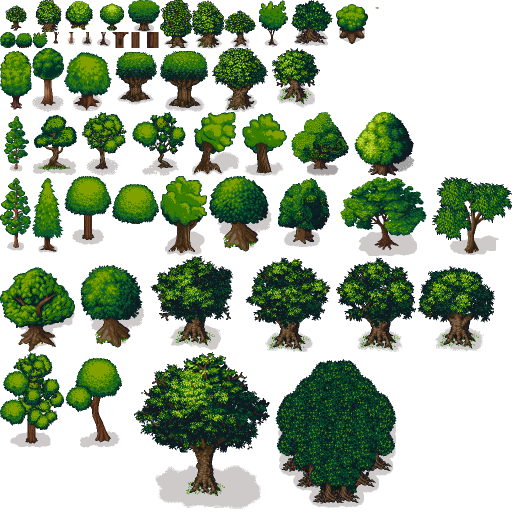
#> input picture assets/lpc-trees-temp/lpc-trees/trees-green.png, 1024 x 1024 px, found by its file name (shown at 1/2 size)
$ python extract_sprites.py
#> lines starting #> are read from the running program, lines starting #| are printed output that depends on the picture; after the words box and inside, x2 and y2 are one past the last pixel; in counts of white or black regions, pixels touching at a corner belong together
from PIL import Image
import os
import numpy as np
from collections import deque

# 打开精灵表
spritesheet = Image.open('lpc-trees/lpc-trees/trees-green.png')
#> spritesheet is the input picture: PIL image 1024x1024 RGBA; mean R, G, B, A 19.1, 32.4, 12.2, 103.2
width, height = spritesheet.size
#> width = 1024; height = 1024
print(f'精灵表大小: {width}x{height}')
#| 精灵表大小: 1024x1024

# 创建输出目录
os.makedirs('environment', exist_ok=True)

def get_largest_connected_component(img):
    """
    获取图片中最大的连通区域，去除其他零散像素和其他树的残留
    """
    if img.mode != 'RGBA':
        img = img.convert('RGBA')

    data = np.array(img)
    alpha = data[:, :, 3]
    non_transparent = alpha > 10

    if not np.any(non_transparent):
        return img

    h, w = alpha.shape
    visited = np.zeros((h, w), dtype=bool)
    components = []

    def bfs(start_y, start_x):
        queue = deque([(start_y, start_x)])
        component = []

        while queue:
            y, x = queue.popleft()
            if y < 0 or y >= h or x < 0 or x >= w:
                continue
            if visited[y, x] or not non_transparent[y, x]:
                continue

            visited[y, x] = True
            component.append((y, x))

            for dy in [-1, 0, 1]:
                for dx in [-1, 0, 1]:
                    if dy == 0 and dx == 0:
                        continue
                    queue.append((y + dy, x + dx))

        return component

    for y in range(h):
        for x in range(w):
            if non_transparent[y, x] and not visited[y, x]:
                component = bfs(y, x)
                if len(component) > 100:
                    components.append(component)

    if not components:
        return img

    largest = max(components, key=len)

    new_data = np.zeros_like(data)
    for y, x in largest:
        new_data[y, x] = data[y, x]

    return Image.fromarray(new_data)

def extract_and_clean(img, x, y, w, h, name, min_size=100):
    """从指定图片提取区域并清理"""
    img_w, img_h = img.size
    x = max(0, x)
    y = max(0, y)
    x2 = min(x + w, img_w)
    y2 = min(y + h, img_h)

    region = img.crop((x, y, x2, y2))
    cleaned = get_largest_connected_component(region)

    bbox = cleaned.getbbox()
    if bbox:
        cleaned = cleaned.crop(bbox)

    cleaned.save(f'environment/{name}')
    print(f'Saved {name} ({cleaned.size[0]}x{cleaned.size[1]})')
    return cleaned

def extract_simple(img, x, y, w, h, name):
    """简单提取，不做连通区域分析（用于已经独立的精灵）"""
    img_w, img_h = img.size
    x2 = min(x + w, img_w)
    y2 = min(y + h, img_h)

    region = img.crop((x, y, x2, y2))

    # 只裁剪透明边界
    if region.mode == 'RGBA':
        bbox = region.getbbox()
        if bbox:
            region = region.crop(bbox)

    region.save(f'environment/{name}')
    print(f'Saved {name} ({region.size[0]}x{region.size[1]})')
    return region

print('\n=== 提取树木 ===')

# tree_0: 完整的中型树
extract_and_clean(spritesheet, 448, 160, 160, 200, 'tree_0.png')
#> in get_largest_connected_component, `non_transparent = alpha > 10`:
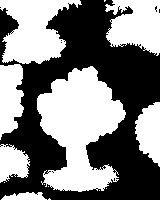
#> non_transparent: shape (200, 160) bool; 49.7% white; 14 white regions (7 under 20 px), largest, box (x1, y1, x2, y2) and area: (37, 66, 126, 192) 6739, (0, 0, 82, 64) 3244, (105, 0, 160, 56) 2271
#> in extract_and_clean, `bbox = cleaned.getbbox()`: bbox = (37, 66, 126, 192)
#| Saved tree_0.png (89x126)

# tree_1: 第2行有树干的完整树
extract_and_clean(spritesheet, 0, 64, 65, 110, 'tree_1.png')
#> in get_largest_connected_component (call 2), `alpha = data[:, :, 3]`: alpha: shape (110, 65); 76.1% white; 6 black regions (3 under 20 px), largest, box (x1, y1, x2, y2) and area: (0, 0, 65, 110) 1589, (0, 0, 12, 15) 65, (0, 75, 3, 105) 51
#| Saved tree_1.png (63x72)

# tree_2: 第2行完整的圆顶树
extract_and_clean(spritesheet, 64, 64, 70, 110, 'tree_2.png')
#> in get_largest_connected_component (call 3), `alpha = data[:, :, 3]`: alpha: shape (110, 70); 55.3% white; 2 black regions (1 under 20 px), largest, box (x1, y1, x2, y2) and area: (0, 0, 70, 110) 3436
#| Saved tree_2.png (63x78)

# tree_3: 第5行完整的松树
extract_and_clean(spritesheet, 0, 400, 150, 180, 'tree_3.png')
#> in get_largest_connected_component (call 4), `non_transparent = alpha > 10`: non_transparent: shape (180, 150) bool; 43.7% white; 6 white regions (1 under 20 px), largest, box (x1, y1, x2, y2) and area: (64, 0, 127, 105) 4291, (0, 0, 62, 101) 3701, (17, 135, 131, 180) 3298, (129, 0, 150, 29) 442, (144, 63, 150, 80) 60
#| Saved tree_3.png (63x105)

# tree_4: 第6行完整的多枝树
extract_and_clean(spritesheet, 0, 530, 130, 200, 'tree_4.png')
#> in get_largest_connected_component (call 5), `non_transparent = alpha > 10`: non_transparent: shape (200, 130) bool; 61% white; 3 black regions (1 under 20 px), largest, box (x1, y1, x2, y2) and area: (0, 71, 130, 200) 6881, (0, 0, 130, 64) 3264
#> after the loop in get_largest_connected_component (call 5), `for y, x in largest:`:
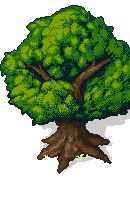
#> new_data: shape (200, 130, 4); mean R, G, B, A 29.8, 50, 12.1, 137.7; transparent parts drawn white
#| Saved tree_4.png (130x169)

# tree_5: 第6行大型橡树
extract_and_clean(spritesheet, 176, 530, 220, 220, 'tree_5.png')
#> in get_largest_connected_component (call 6), `non_transparent = alpha > 10`: non_transparent: shape (220, 220) bool; 56.7% white; 10 black regions (7 under 20 px), largest, box (x1, y1, x2, y2) and area: (0, 0, 220, 220) 20625, (0, 0, 38, 24) 284, (40, 0, 49, 3) 20
#> after the loop in get_largest_connected_component (call 6), `for y, x in largest:`:
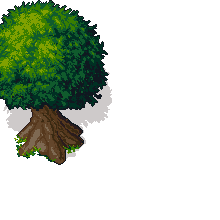
#> new_data: shape (220, 220, 4); mean R, G, B, A 12.5, 22.2, 8.2, 67.8; transparent parts drawn white
#| Saved tree_5.png (112x165)

# tree_6: 巨型橡树
extract_and_clean(spritesheet, 350, 416, 280, 280, 'tree_6.png')
#> in get_largest_connected_component (call 7), `non_transparent = alpha > 10`: non_transparent: shape (280, 280) bool; 63% white; 28 black regions (21 under 20 px), largest, box (x1, y1, x2, y2) and area: (0, 0, 280, 280) 26955, (246, 212, 280, 280) 1253, (0, 217, 24, 245) 371
#> after the loop in get_largest_connected_component (call 7), `for y, x in largest:`:
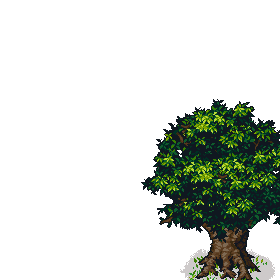
#> new_data: shape (280, 280, 4); mean R, G, B, A 7.8, 12.9, 6.6, 52.4; transparent parts drawn white
#| Saved tree_6.png (139x181)

# tree_7: 最大的树（完美参考）
extract_and_clean(spritesheet, 620, 430, 350, 350, 'tree_7.png')
#> in get_largest_connected_component (call 8), `non_transparent = alpha > 10`: non_transparent: shape (350, 350) bool; 47.5% white; 20 white regions (12 under 20 px), largest, box (x1, y1, x2, y2) and area: (52, 85, 212, 274) 17944, (215, 103, 350, 273) 15825, (63, 0, 233, 82) 8951
#> after the loop in get_largest_connected_component (call 8), `for y, x in largest:`:
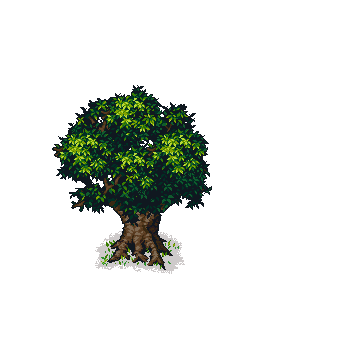
#> new_data: shape (350, 350, 4); mean R, G, B, A 5.3, 8.7, 4.5, 35.4; transparent parts drawn white
#| Saved tree_7.png (160x189)

print('\n=== 提取灌木/草丛 ===')

# 从精灵表第4行提取圆形灌木（y≈288-350）
# bush_0: 圆形灌木（已经OK）
extract_and_clean(spritesheet, 128, 285, 50, 50, 'bush_0.png')
#> in get_largest_connected_component (call 9), `non_transparent = alpha > 10`: non_transparent: shape (50, 50) bool; 20.1% white; 4 white regions (1 under 20 px), largest, box (x1, y1, x2, y2) and area: (0, 32, 24, 50) 325, (0, 0, 23, 9) 140, (45, 41, 50, 50) 26
#> after the loop in get_largest_connected_component (call 9), `for y, x in largest:`:
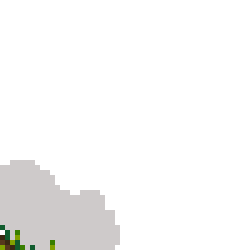
#> new_data: shape (50, 50, 4) (shown 5 times larger); mean R, G, B, A 6.2, 4.4, 3.8, 9.2; transparent parts drawn white
#| Saved bush_0.png (24x18)

# bush_1: 椭圆形灌木（x≈176）
extract_and_clean(spritesheet, 176, 285, 50, 55, 'bush_1.png')
#> in get_largest_connected_component (call 10), `alpha = data[:, :, 3]`:
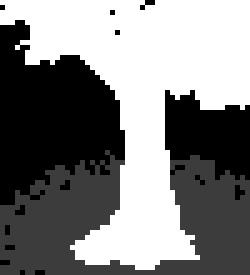
#> alpha: shape (55, 50) (shown 5 times larger); min 0, max 255, mean 128.6
#| Saved bush_1.png (50x55)

# bush_2: 云朵形灌木（x≈224-288）
extract_and_clean(spritesheet, 224, 275, 65, 65, 'bush_2.png')
#| Saved bush_2.png (27x32)

print('\n=== 从 rockpack.png 提取石头 ===')

# 打开石头精灵表
try:
    rocksheet = Image.open('rockpack.png')
    rock_w, rock_h = rocksheet.size
    print(f'石头精灵表大小: {rock_w}x{rock_h}')

    # 石头精灵表是 64x64，包含多个石头
    # 布局大约是 2列 x 3行，每个石头约 32x20
    extract_simple(rocksheet, 0, 0, 32, 25, 'rock_0.png')     # 左上大石头
    extract_simple(rocksheet, 32, 0, 32, 25, 'rock_1.png')    # 右上石头组
    extract_simple(rocksheet, 0, 25, 32, 20, 'rock_2.png')    # 中间左石头

except Exception as e:
    print(f'无法加载石头精灵表: {e}')

print('\n完成! 所有素材已从真实素材中提取到 environment 目录')

$ run again, with assets/lpc-trees-temp/lpc-trees/trees-dead.png copied over assets/lpc-trees-temp/lpc-trees/trees-green.png
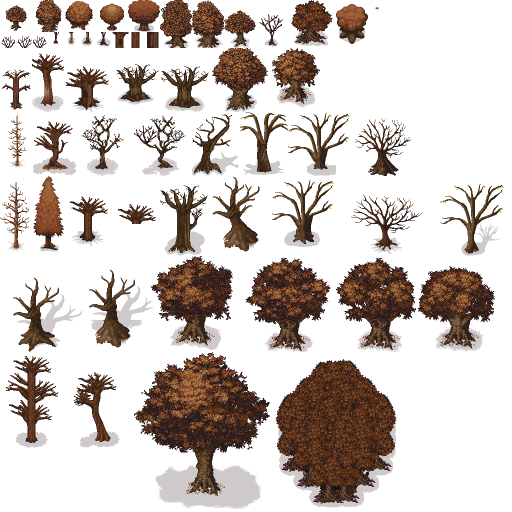
#> input picture assets/lpc-trees-temp/lpc-trees/trees-dead.png, 1024 x 1024 px, found by its file name (shown at 1/2 size)
#> spritesheet is the input picture: PIL image 1024x1024 RGBA; mean R, G, B, A 24.5, 15.2, 10.3, 72.2
#| 精灵表大小: 1024x1024
#> non_transparent: shape (200, 160) bool; 33.8% white; 12 white regions (3 under 20 px), largest, box (x1, y1, x2, y2) and area: (32, 65, 128, 190) 4192, (0, 0, 82, 64) 3244, (105, 0, 160, 56) 2271
#> bbox = (32, 65, 128, 190)
#| Saved tree_0.png (96x125)
#> region: PIL image 65x110 RGBA
#> alpha: shape (110, 65); 15.4% white; 7 white regions (2 under 20 px), largest, box (x1, y1, x2, y2) and area: (5, 75, 61, 110) 597, (33, 9, 64, 32) 209, (3, 9, 30, 32) 201, (6, 102, 22, 110) 49, (46, 104, 60, 110) 36
#> cleaned: PIL image 56x35 RGBA
#| Saved tree_1.png (56x35)
#> region: PIL image 70x110 RGBA
#> alpha: shape (110, 70); 25.7% white; 5 white regions (2 under 20 px), largest, box (x1, y1, x2, y2) and area: (0, 43, 64, 110) 1644, (2, 9, 29, 32) 201, (43, 0, 54, 23) 123
#> cleaned: PIL image 64x67 RGBA
#| Saved tree_2.png (64x67)
#> region: PIL image 150x180 RGBA
#> alpha: shape (180, 150)
#> non_transparent: shape (180, 150) bool; 22.4% white; 11 white regions (4 under 20 px), largest, box (x1, y1, x2, y2) and area: (67, 0, 128, 103) 4198, (1, 0, 58, 104) 1562, (68, 155, 77, 180) 109
#> cleaned: PIL image 61x103 RGBA
#| Saved tree_3.png (61x103)
#> region: PIL image 130x200 RGBA
#> alpha: shape (200, 130)
#> in get_largest_connected_component (call 5), `non_transparent = alpha > 10`:
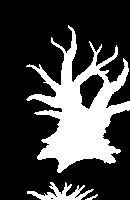
#> non_transparent: shape (200, 130) bool; 25.7% white; 3 white regions, box (x1, y1, x2, y2) and area: (26, 25, 130, 173) 6163, (27, 182, 94, 200) 484, (85, 194, 98, 200) 29
#> cleaned: PIL image 104x148 RGBA
#| Saved tree_4.png (104x148)
#> region: PIL image 220x220 RGBA
#> alpha: shape (220, 220)
#> non_transparent: shape (220, 220) bool; 40.1% white; 12 white regions (8 under 20 px), largest, box (x1, y1, x2, y2) and area: (125, 0, 220, 164) 10107, (2, 9, 130, 165) 7691, (132, 184, 220, 220) 1595, (11, 215, 18, 220) 20
#> cleaned: PIL image 95x164 RGBA
#| Saved tree_5.png (95x164)
#> region: PIL image 280x280 RGBA
#> alpha: shape (280, 280)
#> non_transparent: shape (280, 280) bool; 55.8% white; 33 black regions (21 under 20 px), largest, box (x1, y1, x2, y2) and area: (0, 0, 280, 280) 31748, (246, 212, 280, 280) 1253, (0, 217, 24, 245) 371
#> cleaned: PIL image 139x181 RGBA
#| Saved tree_6.png (139x181)
#> region: PIL image 350x350 RGBA
#> alpha: shape (350, 350)
#> non_transparent: shape (350, 350) bool; 39.3% white; 19 white regions (11 under 20 px), largest, box (x1, y1, x2, y2) and area: (52, 85, 212, 274) 17944, (215, 103, 350, 273) 15825, (0, 288, 133, 350) 5980
#> cleaned: PIL image 160x189 RGBA
#| Saved tree_7.png (160x189)
#> region: PIL image 50x50 RGBA
#> alpha: shape (50, 50)
#> non_transparent: shape (50, 50) bool; 14.6% white; 3 white regions (1 under 20 px), largest, box (x1, y1, x2, y2) and area: (0, 32, 24, 50) 326, (45, 41, 50, 50) 26
#> cleaned: PIL image 24x18 RGBA
#| Saved bush_0.png (24x18)
#> region: PIL image 50x55 RGBA
#> in get_largest_connected_component (call 10), `alpha = data[:, :, 3]`:
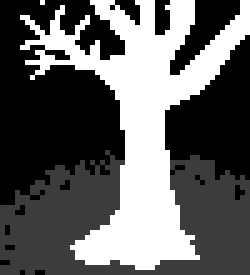
#> alpha: shape (55, 50) (shown 5 times larger); min 0, max 255, mean 97.9
#| Saved bush_1.png (50x55)
#| Saved bush_2.png (13x20)
